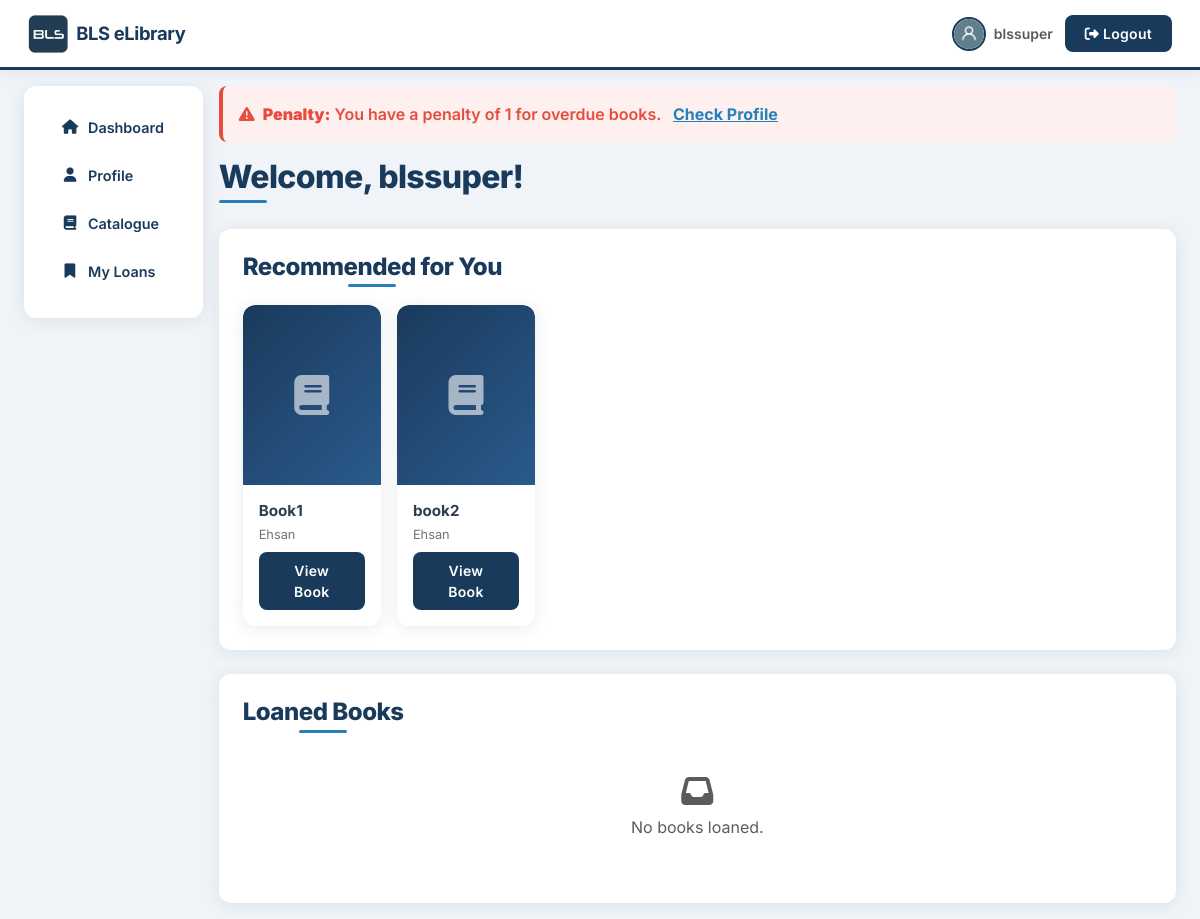
/student/dashboard/ (signed in), run on an earlier commit of the app's database.
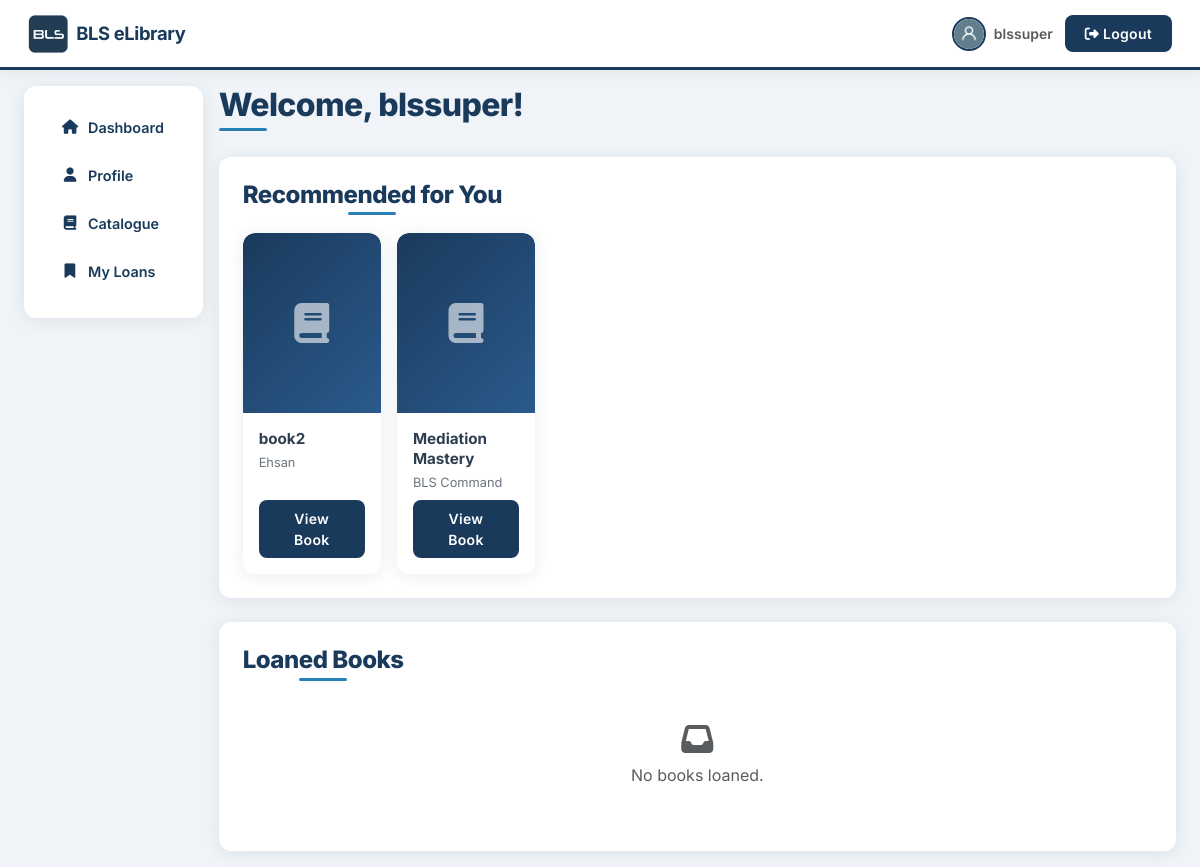
And on a later commit of the database.
### core/models.py (models this page shows, shortened)
class AbstractModel(models.Model):
    class Meta:
        abstract = True
    creation_date = models.DateTimeField(auto_now_add=True)
    updated_date = models.DateTimeField(auto_now=True)

class Book(AbstractModel):
    book_id = models.AutoField(primary_key=True)
    title = models.CharField(max_length=100, validators=[check_book_text])
    author = models.CharField(max_length=100, validators=[check_book_text])
    isbn = models.CharField(max_length=100, validators=[
                            check_isbn])
    category = models.IntegerField(choices=BOOK_CATEGORIES)
    physical = models.BooleanField(default=True)
    ebook = models.BooleanField(default=True)
    file = models.FileField(upload_to='books/', blank=True, validators=[
                            FileExtensionValidator(['pdf'], 'incorrect File Type!')])
    stock_level = models.IntegerField(default=0, blank=True)
    inventory = models.IntegerField(default=0)
    description = models.CharField(max_length=1000, blank=True)
    cover = models.ImageField(upload_to='covers/', blank=True)
    in_stock = models.BooleanField(default=False)
    numofpages = models.IntegerField(default=10, blank=True)
    text = models.TextField(blank=True)
    audio = models.FileField(upload_to='audio/', blank=True)
    audio_version = models.BooleanField(default=False)

### core/views.py (the view)
# urls.py: path('student/dashboard/', student_dashboard, name='student_dashboard'),
@login_required
def student_dashboard(request):
    category_frequency = {}
    users_read_books = OnlineBookRead.objects.filter(user_id=request.user)
    if len(users_read_books) > 0:
        for readbook in users_read_books:
            if readbook.book.category in category_frequency:
                category_frequency[readbook.book.category] += 1
            else:
                category_frequency[readbook.book.category] = 1
        liked_category1 = max(category_frequency, key=category_frequency.get)
        category_frequency[liked_category1] = 0
        liked_category2 = max(category_frequency, key=category_frequency.get)
        cat1books = list(Book.objects.filter(
            category=liked_category1).order_by('?'))
        cat2books = list(Book.objects.filter(
            category=liked_category2).order_by('?'))
        books = cat1books[:3] + cat2books[:3]
        books = list(set(books))
    else:
        books = list(Book.objects.all().order_by('?'))[:6]
    loanedbooks = Loan.objects.filter(user_id=request.user, active=True)
    penalty = True if len(Penalty.objects.filter(
        user_id=request.user, paid=False)) > 0 else False
    penaltyamount = len(Penalty.objects.filter(
        user_id=request.user, paid=False))
    user = request.user
    return render(request, 'student_dashboard.html', {'user': user, 'books': books, 'loanedbooks': loanedbooks, 'penalty': penalty, 'penaltyamount': penaltyamount})

### templates/student_dashboard.html (shortened to what this page needs)
{% extends 'base.html' %}
{% load static %}
{% block content %}
<div class="row g-3">
    <div class="col-lg-2 col-md-3">
        <div class="bls-sidebar animate-slide-left">
            {% include 'sidebar.html' %}
        </div>
    </div>
    <div class="col-lg-10 col-md-9">
        {% if penalty %}
        <div class="alert bls-alert d-flex align-items-center mb-3 animate-fade-up" role="alert">
            <i class="fas fa-exclamation-triangle me-2"></i>
            <div>
                <strong>Penalty:</strong> You have a penalty of {{ penaltyamount }} for overdue books.
                <a href="{% url 'profile' user.username %}" class="ms-2 fw-bold">Check Profile</a>
            </div>
        </div>
        {% endif %}
        <div class="mb-4 animate-fade-up">
            <h2 class="bls-heading">Welcome, {{ user.username }}!</h2>
        </div>
        <div class="bls-card-static p-4 mb-4 animate-fade-up delay-1">
            <h4 class="bls-heading bls-heading-center text-center mb-4">Recommended for You</h4>
            <div class="row g-3">
                {% for book in books %}
                <div class="col-6 col-sm-4 col-md-3 col-xl-2 animate-fade-up delay-{{ forloop.counter }}">
                    <div class="card book-card h-100">
                        <div class="overflow-hidden">
                        </div>
                        <div class="card-body d-flex flex-column">
                            <h6 class="card-title">{{ book.title }}</h6>
                            <p class="card-text mb-2">{{ book.author }}</p>
                            <a href="{% url 'book' book.book_id %}" class="btn btn-bls btn-sm mt-auto">View Book</a>
                        </div>
                    </div>
                </div>
                {% empty %}
                <div class="col-12 text-center py-4">
                    <i class="fas fa-book-open fa-2x text-muted mb-2"></i>
                    <p class="text-muted">No books available.</p>
                </div>
                {% endfor %}
            </div>
        </div>
        <div class="bls-card-static p-4 animate-fade-up delay-3">
            <h4 class="bls-heading bls-heading-center text-center mb-4">Loaned Books</h4>
            <div class="row g-3">
                {% for loan in loanedbooks %}
                <div class="col-6 col-sm-4 col-md-3 col-xl-2 animate-fade-up">
                    <div class="card book-card h-100">
                        <div class="overflow-hidden">
                            {% if loan.book_id.cover %}<img src="{{ loan.book_id.cover.url }}" alt="{{ loan.book_id.title }}" class="card-img-top" data-cover="card" data-fallback="cover-fallback">{% else %}<div class="cover-fallback"><i class="fas fa-book"></i></div>{% endif %}
                        </div>
                        <div class="card-body d-flex flex-column">
                            <h6 class="card-title">{{ loan.book_id.title }}</h6>
                            <p class="card-text">{{ loan.book_id.author }}</p>
                            <span class="badge badge-stock {% if loan.status == 'Overdue' %}out-stock{% else %}in-stock{% endif %} mb-2">{{ loan.status }}</span>
                            <a href="{% url 'loan' loan.loan_id %}" class="btn btn-bls btn-sm mt-auto">View Loan</a>
                        </div>
                    </div>
                </div>
                {% empty %}
                <div class="col-12 text-center py-4">
                    <i class="fas fa-inbox fa-2x text-muted mb-2"></i>
                    <p class="text-muted">No books loaned.</p>
                </div>
                {% endfor %}
            </div>
        </div>
    </div>
</div>
{% endblock %}

What changed in the data, as far as the page shows it:
removed Book: title "Book1", author "Ehsan"
added Book: title "Mediation Mastery", author "BLS Command"
Also different on the page:
{{ penaltyamount }}: "1" → (not shown)
text no longer shown: "Penalty: You have a penalty of for overdue books. Check Profile"
